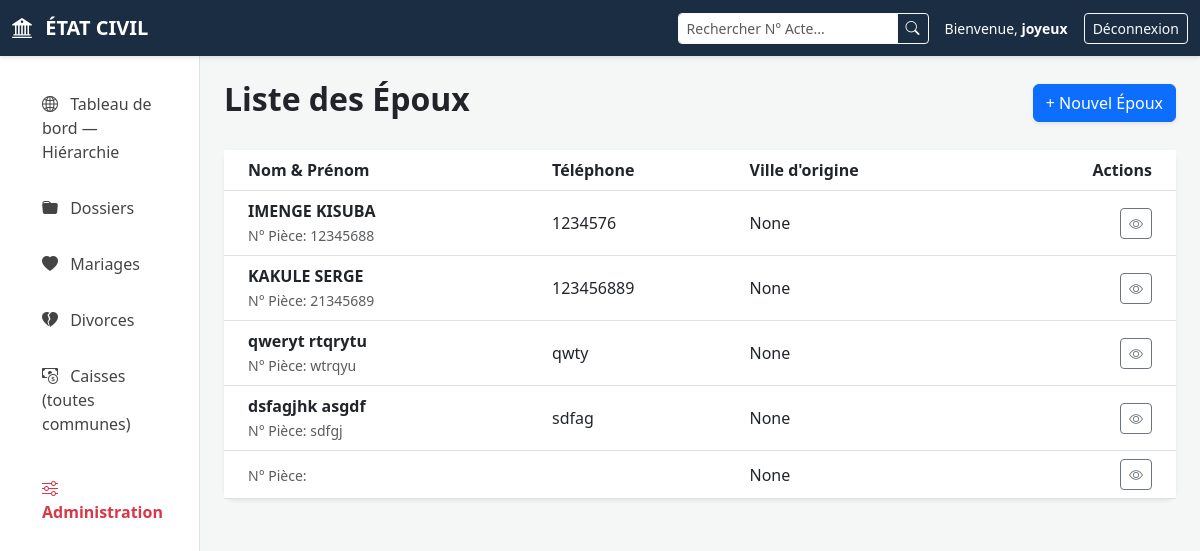
The page /epoux/ (signed in) on the database as committed earlier.
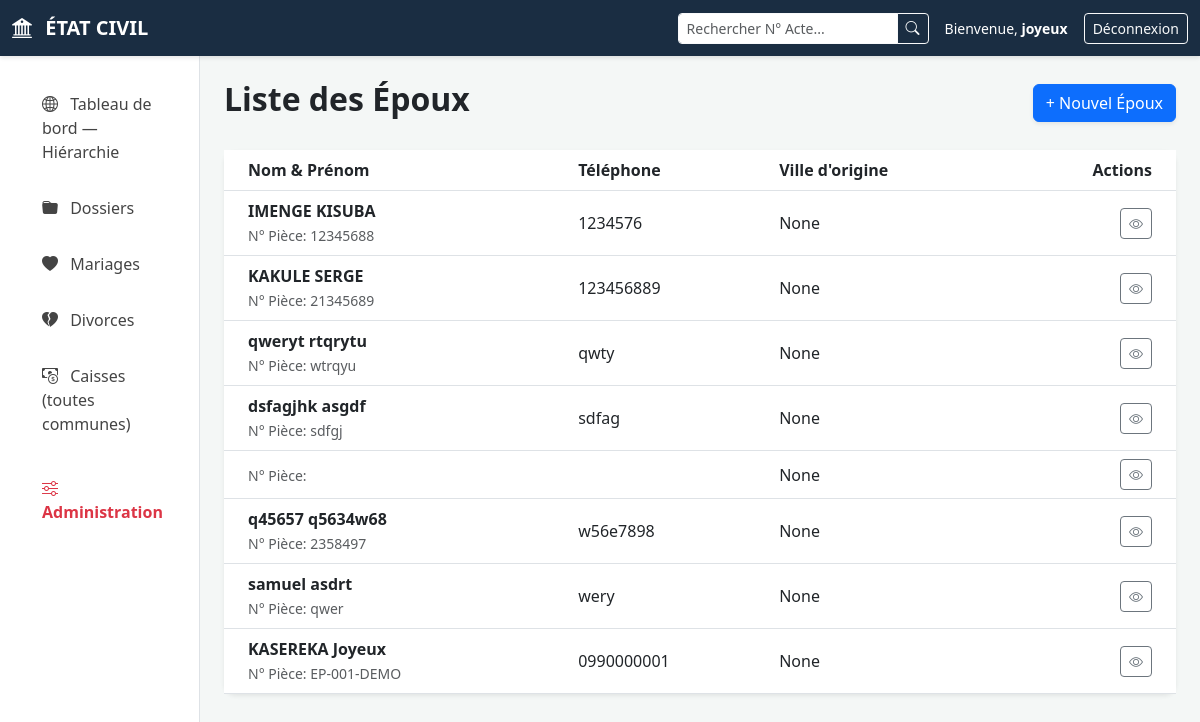
The same page on the database as committed later.
### mariage/models.py (models this page shows, shortened)
class Epoux(models.Model):
    nom = models.CharField(max_length=100)
    post_nom = models.CharField(max_length=100)
    prenom = models.CharField(max_length=100)
    commune_residence = models.ForeignKey(Commune, on_delete=models.SET_NULL, null=True)
    piece_identite = models.CharField(max_length=100)
    numero_piece = models.CharField(max_length=100, unique=True)
    photo_carte = models.ImageField(upload_to='cartes_identite/', null=True, blank=True)
    telephone = models.CharField(max_length=20)
    empreinte_digitale = models.OneToOneField(EmpreinteDigitale, on_delete=models.SET_NULL, null=True, blank=True)
    reconnaissance_faciale = models.OneToOneField(
        ReconnaissanceFaciale, on_delete=models.SET_NULL, null=True, blank=True
    )
    profession = models.CharField(max_length=150, null=True, blank=True)
    nom_pere = models.CharField(max_length=100, null=True, blank=True)
    nom_mere = models.CharField(max_length=100, null=True, blank=True)
    date_naissance = models.DateField(null=True, blank=True)
    lieu_naissance = models.CharField(max_length=150, null=True, blank=True)
    nationalite = models.CharField(max_length=100, null=True, blank=True)
    numero_parcelle = models.CharField(max_length=150, null=True, blank=True)
    cellule = models.CharField(max_length=150, null=True, blank=True)
    quartier = models.CharField(max_length=150, null=True, blank=True)
    ville_origine = models.CharField(max_length=150, null=True, blank=True)
    date_delivrance = models.DateField(null=True, blank=True) # CORRIGÉ : DateField avec majuscule
    lieu_delivrance = models.CharField(max_length=150, null=True, blank=True)
    photo = models.ImageField(upload_to='photos/epoux/', blank=True, null=True)

### mariage/views.py (the view)
# urls.py: path('epoux/', views.EpouxListView.as_view(), name='epoux_list'),
class EpouxListView(SmartSecurityMixin, ListView):
    allowed_roles = ['OPERATEUR', 'OFFICIER', 'BOURGMESTRE']
    model = Epoux
    context_object_name = 'liste_epoux'
    template_name = 'mariage/epoux/epoux_list.html'

### mariage/context_processors.py (called while the page is built)
def navigation_role(request):
    user = request.user
    if not user.is_authenticated:
        return {}
    return {
        'menu_items': menu_navigation(user),
        'role_utilisateur_court': role_utilisateur(user),
        'url_accueil_user': url_accueil_utilisateur(user),
    }

### mariage/role_permissions.py (called while the page is built)
def role_utilisateur(user):
    if not user or not user.is_authenticated:
        return ''
    if user.is_superuser:
        return 'HIERARCHIE'
    return (getattr(user, 'role', None) or '').upper()

def url_accueil_utilisateur(user):
    role = role_utilisateur(user)
    mapping = {
        'MAIRE': 'dashboard_maire',
        'HIERARCHIE': 'dashboard_hierarchie',
        'CONJOINT': 'portal_conjoint',
        'CITOYEN': 'portal_citoyen',
        'OPERATEUR': 'dossier_list',
    }
    name = mapping.get(role, 'dashboard')
    try:
        return reverse(name)
    except Exception:
        return reverse('dashboard')

def _item(url_name, label, icon, active_keys=None):
    return {
        'url_name': url_name,
        'label': label,
        'icon': icon,
        'active_keys': active_keys or [url_name],
    }

### mariage/templates/mariage/epoux/epoux_list.html (shortened to what this page needs)
{% extends 'mariage/base.html' %}
{% block content %}
<div class="d-flex justify-content-between align-items-center mb-4">
    <h2 class="fw-bold text-dark">Liste des Époux</h2>
    <a href="{% url 'epoux_create' %}" class="btn btn-primary shadow-sm">+ Nouvel Époux</a>
</div>
<div class="card border-0 shadow-sm">
    <div class="card-body p-0">
        <table class="table table-hover align-middle mb-0">
            <thead class="bg-light text-muted">
                <tr>
                    <th class="ps-4">Nom & Prénom</th>
                    <th>Téléphone</th>
                    <th>Ville d'origine</th>
                    <th class="text-end pe-4">Actions</th>
                </tr>
            </thead>
            <tbody>
                {% for epoux in liste_epoux %}
                <tr>
                    <td class="ps-4">
                        <div class="fw-bold">{{ epoux.nom }} {{ epoux.prenom }}</div>
                        <span class="text-muted small">N° Pièce: {{ epoux.numero_piece }}</span>
                    </td>
                    <td>{{ epoux.telephone }}</td>
                    <td>{{ epoux.ville_origine }}</td>
                    <td class="text-end pe-4">
                        <button class="btn btn-sm btn-outline-secondary"><i class="bi bi-eye"></i></button>
                    </td>
                </tr>
                {% empty %}
                <tr>
                    <td colspan="4" class="text-center py-4 text-muted">Aucun époux enregistré.</td>
                </tr>
                {% endfor %}
            </tbody>
        </table>
    </div>
</div>
{% endblock %}

### mariage/templates/mariage/base.html (shortened to what this page needs)
{% load static %}
<!DOCTYPE html>
<html lang="fr">
<head>
    <link href="https://cdn.jsdelivr.net/npm/bootstrap@5.3.0/dist/css/bootstrap.min.css" rel="stylesheet">
    <link rel="stylesheet" href="https://cdn.jsdelivr.net/npm/bootstrap-icons@1.11.0/font/bootstrap-icons.css">
    <link rel="stylesheet" href="{% static 'mariage/css/style.css' %}">
</head>
<body>
    <nav class="navbar navbar-expand-lg navbar-dark navbar-custom sticky-top">
        <div class="container-fluid">
            <a class="navbar-brand fw-bold" href="{% if url_accueil_user %}{{ url_accueil_user }}{% else %}{% url 'dashboard' %}{% endif %}"><i class="bi bi-bank2 me-2"></i> ÉTAT CIVIL</a>
            {% if role_utilisateur_court != 'CITOYEN' and role_utilisateur_court != 'CONJOINT' %}
            <form class="d-flex ms-auto me-3 d-print-none" action="{% url 'quick_search' %}" method="get" style="max-width: 300px;">
                <div class="input-group input-group-sm">
                    <input type="text" name="q" class="form-control border-light" placeholder="Rechercher N° Acte..." aria-label="Rechercher">
                    <button class="btn btn-outline-light" type="submit">
                        <i class="bi bi-search"></i>
                    </button>
                </div>
            </form>
            {% endif %}
            <div class="d-flex align-items-center text-white small">
                <span>Bienvenue, <strong>{{ user.username }}</strong></span>
                <form action="{% url 'logout' %}" method="post" class="ms-3 m-0">
                    <button type="submit" class="btn btn-sm btn-outline-light">Déconnexion</button>
                </form>
            </div>
        </div>
    </nav>
    <div class="container-fluid">
        <div class="row">
            <nav class="col-md-2 d-none d-md-block sidebar">
                <ul class="nav flex-column">
                    {% for item in menu_items %}
                    <li class="nav-item">
                        <a class="nav-link "
                           href="{% url item.url_name %}">
                            <i class="bi {{ item.icon }} me-2"></i> {{ item.label }}
                        </a>
                    </li>
                    {% empty %}
                    <li class="nav-item">
                        <a class="nav-link" href="{% url 'dashboard' %}"><i class="bi bi-speedometer2 me-2"></i> Accueil</a>
                    </li>
                    {% endfor %}
                    {% if user.is_superuser %}
                        <li class="nav-item mt-2">
                            <a class="nav-link text-danger fw-bold" href="/admin/" target="_blank">
                                <i class="bi bi-sliders me-2"></i> Administration
                            </a>
                        </li>
                    {% endif %}
                </ul>
            </nav>
            <main class="col-md-10 ms-sm-auto px-md-4 py-4 main-content">
                <div id="toast-container" class="position-fixed top-0 end-0 p-3"></div>
                {% block content %}{% endblock %}
            </main>
        </div>
    </div>
</body>

Rows that differ between the two databases and show on the page:
added Epoux: nom "q45657", prenom "q5634w68", numero_piece "2358497", telephone "w56e7898", ville_origine "None"
added Epoux: nom "samuel", prenom "asdrt", numero_piece "qwer", telephone "wery", ville_origine "None"
added Epoux: nom "KASEREKA", prenom "Joyeux", numero_piece "EP-001-DEMO", telephone "0990000001", ville_origine "None"
